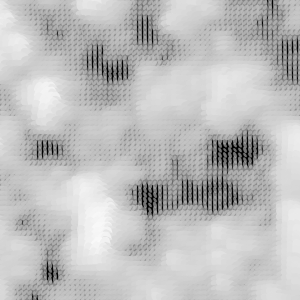
Frame 1 (no input)
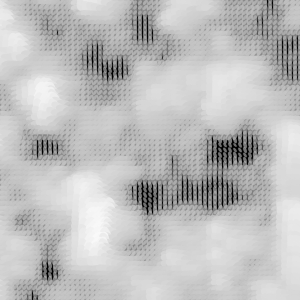
Frame 60 (the mouse pressed at the canvas centre just before this capture)
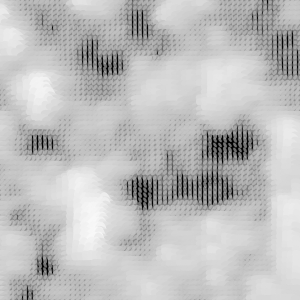
Frame 120 (the mouse held since frame 60 and released just before this capture)

The Processing sketch that drew these frames (run headless with seeded random() and noise(); from frame 60 on, the mouse is pressed at the canvas centre):

// Processing sketch: sketch_170405_art_5_5
// ── sketch_170405_art_5_5.pde
float xstart;
float ystart;
float xnoise;
float ynoise;
float xstartNoise;
float ystartNoise;

void setup() {
  size(300, 300);
  smooth();
  background(0);
  frameRate(24);
  xstartNoise = random(20);  
  ystartNoise = random(20);  
  xstart = random(10);
  ystart = random(10);
}

void draw() {
  background(0);
  
  xstartNoise += 0.01;
  ystartNoise += 0.01;
  xstart = (noise(xstartNoise) * 0.5) - 0.25;
  ystart = (noise(xstartNoise) * 0.5) - 0.25;
  
  xnoise = xstart;
  ynoise = ystart;

  for (int y = 0; y <= height; y += 5) {
    ynoise += 0.1;
    xnoise = xstart;
    for (int x = 0; x <= width; x += 5) {
      xnoise += 0.1;
      drawPoint(x, y, noise(xnoise, ynoise));
    }
  }
}

void drawPoint(float x, float y, float noiseFactor) {
  pushMatrix();
  translate(x, y);
  rotate(noiseFactor * radians(360));
  float edgeSize = noiseFactor * 35;
  float grey = 150 + (noiseFactor * 120);
  float alph = 150 + (noiseFactor * 120);
  noStroke();
  fill(grey, alph);
  ellipse(0, 0, edgeSize, edgeSize/2);
  popMatrix();
}
